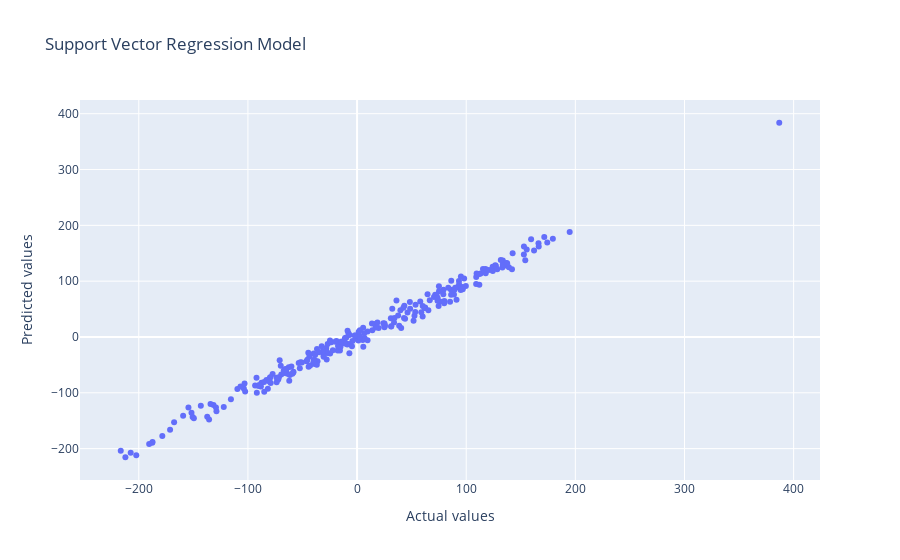

This figure's notebook cell:
### Code cell
import plotly.express as px

fig = px.scatter(x=y_test, y=y_pred_1D, title='Support Vector Regression Model')
fig.update_layout(xaxis_title='Actual values', yaxis_title='Predicted values')
fig.show()

### Figure 1 — Plotly figure (JSON) as saved in the notebook; plotly's stock layout.template omitted (floating-point values rounded to 4 significant figures; data arrays with more than 128 entries replaced by an {"elided": "..."} marker saying what was removed)
{"data": [{"hovertemplate": "x=%{x}<br>y=%{y}<extra></extra>", "legendgroup": "", "marker": {"color": "#636efa", "symbol": "circle"}, "mode": "markers", "name": "", "orientation": "v", "showlegend": false, "type": "scatter", "x": {"elided": "250 float values"}, "xaxis": "x", "y": {"elided": "250 float values"}, "yaxis": "y"}], "layout": {"legend": {"tracegroupgap": 0}, "title": {"text": "Support Vector Regression Model"}, "xaxis": {"anchor": "y", "domain": [0, 1], "title": {"text": "Actual values"}}, "yaxis": {"anchor": "x", "domain": [0, 1], "title": {"text": "Predicted values"}}}}
